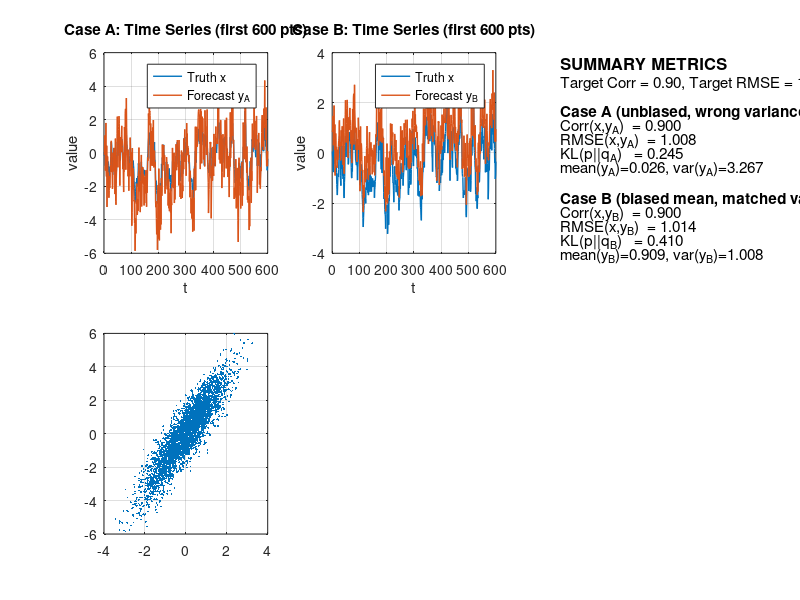

Reproduce this figure in MATLAB. (Note: this script raises an error after producing the figure.)
% Figure 2.3-style demo: RMSE and Corr can be similar while Relative Entropy differs
% This script creates two forecast cases with (nearly) identical RMSE and correlation
% against the same “truth”, but with very different *distributions* — evidenced by KL divergence.
%
% Case A: unbiased but *wrong variance* (too spread).
% Case B: *biased mean* but variance matched.
%
% References (Gaussian 1D KL):
%   D_KL(p||q) = 0.5 * ( ( (mu_p-mu_q)^2 / var_q ) + (var_p/var_q) - 1 - log(var_p/var_q) )

clear; close all; clc; rng(7);

%% 1) Generate a “truth” time series
N  = 4000;                  % sample length (large to stabilize statistics)
phi = 0.9;                  % AR(1) coefficient to introduce temporal structure
eta = randn(N,1);           % driving white noise
x   = zeros(N,1);           % truth
for k=2:N, x(k) = phi*x(k-1) + eta(k); end

% Standardize truth to mean 0, variance 1 (so "p = N(0,1)" in 1D)
x = (x - mean(x)) / std(x,1);  % population std (divide by N)

%% 2) Construct TWO forecasts with same target Corr and RMSE, but different (mu, var)
r0   = 0.90;              % target correlation Corr(x, y) ~ r0
R0   = 1.00;              % target RMSE ~ R0
e    = randn(N,1);        % independent noise ~ N(0,1)

% Helper: Given a and r0, choose b so that Corr(x, a*x + b*e + c) = r0 (independent x,e).
% Corr = a / sqrt(a^2 + b^2)  =>  b^2 = a^2 * (1 - r0^2)/r0^2 = a^2 * k
k    = (1 - r0^2)/(r0^2);

% ---------- Case A: unbiased (cA=0), pick 'aA' so that RMSE = R0 exactly ----------
% RMSE^2 = (a-1)^2 + b^2 + c^2 = (a-1)^2 + a^2*k + 0
% Solve (1+k)a^2 - 2a = R0^2 - 1  +  ???  (work directly): (a-1)^2 + k a^2 = R0^2
%   => a^2 - 2a + 1 + k a^2 = R0^2
%   => (1+k)a^2 - 2a + (1 - R0^2) = 0
Aq = (1+k); Bq = -2; Cq = (1 - R0^2);
aA = (2)/(1+k);  % positive root since Cq=0 when R0=1; reduces to aA = 2/(1+k)
bA = sqrt(aA^2 * k);
cA = 0;

yA = aA*x + bA*e + cA;

% ---------- Case B: biased (cB ~= 0), pick 'aB' arbitrarily then set bB by Corr and cB by RMSE ----------
aB = 0.90;                         % choose a smaller slope
bB = sqrt(aB^2 * k);               % enforce Corr = r0
% RMSE^2 = (a-1)^2 + b^2 + c^2  =>  c = +/- sqrt(R0^2 - (a-1)^2 - b^2)
RMSE2_needed = R0^2 - (aB-1)^2 - bB^2;
if RMSE2_needed <= 0
    error('Chosen (aB,bB) make target RMSE infeasible. Pick a different aB or r0/R0.');
end
cB = sqrt(RMSE2_needed);           % pick positive bias (you may flip sign to -cB)
yB = aB*x + bB*e + cB;

%% 3) Compute metrics (empirical)
RMSE  = @(u,v) sqrt(mean((u-v).^2));
Corr  = @(u,v) corr(u,v);  % Pearson

rmseA = RMSE(x,yA);
rmseB = RMSE(x,yB);
corrA = Corr(x,yA);
corrB = Corr(x,yB);

% 1D Gaussian KL (truth p=N(mu_p,var_p), forecast q=N(mu_q,var_q))
KL_1D = @(mu_p,var_p,mu_q,var_q) 0.5 * ( ((mu_p-mu_q).^2)./var_q + var_p./var_q - 1 - log(var_p./var_q) );

mu_x  = mean(x);    var_x = var(x,1);   % population variance
mu_A  = mean(yA);   var_A = var(yA,1);
mu_B  = mean(yB);   var_B = var(yB,1);

KL_A  = KL_1D(mu_x,var_x, mu_A,var_A);
KL_B  = KL_1D(mu_x,var_x, mu_B,var_B);

%% 4) Build the figure: time series, scatter, and histograms to visualize differences
T = 600;  % show first T points for time-series panels
edges = linspace(-6,6,60);

figure('Color','w','Position',[80 80 1200 800]);

% --- Panel (1,1): Time series (Case A)
subplot(2,3,1);
plot(1:T, x(1:T), 'LineWidth',1.0); hold on;
plot(1:T, yA(1:T), 'LineWidth',1.0);
grid on; box on;
title(sprintf('Case A: Time Series (first %d pts)', T));
legend('Truth x','Forecast y_A','Location','best');
xlabel('t'); ylabel('value');

% --- Panel (1,2): Time series (Case B)
subplot(2,3,2);
plot(1:T, x(1:T), 'LineWidth',1.0); hold on;
plot(1:T, yB(1:T), 'LineWidth',1.0);
grid on; box on;
title(sprintf('Case B: Time Series (first %d pts)', T));
legend('Truth x','Forecast y_B','Location','best');
xlabel('t'); ylabel('value');

% --- Panel (1,3): Summary metrics table-like text
subplot(2,3,3); axis off;
text(0.0,0.95,'SUMMARY METRICS','FontWeight','bold','FontSize',12);
text(0.0,0.85,sprintf('Target Corr = %.2f, Target RMSE = %.2f', r0, R0),'FontSize',11);

text(0.0,0.70,'Case A (unbiased, wrong variance):','FontWeight','bold','FontSize',11);
text(0.0,0.63,sprintf('Corr(x,y_A)  = %.3f', corrA),'FontSize',11);
text(0.0,0.56,sprintf('RMSE(x,y_A)  = %.3f', rmseA),'FontSize',11);
text(0.0,0.49,sprintf('KL(p||q_A)   = %.3f', KL_A),'FontSize',11);
text(0.0,0.42,sprintf('mean(y_A)=%.3f, var(y_A)=%.3f', mu_A, var_A),'FontSize',11);

text(0.0,0.27,'Case B (biased mean, matched variance):','FontWeight','bold','FontSize',11);
text(0.0,0.20,sprintf('Corr(x,y_B)  = %.3f', corrB),'FontSize',11);
text(0.0,0.13,sprintf('RMSE(x,y_B)  = %.3f', rmseB),'FontSize',11);
text(0.0,0.06,sprintf('KL(p||q_B)   = %.3f', KL_B),'FontSize',11);
text(0.0,-0.01,sprintf('mean(y_B)=%.3f, var(y_B)=%.3f', mu_B, var_B),'FontSize',11);

% --- Panel (2,1): Scatter (Case A)
subplot(2,3,4);
plot(x, yA, '.', 'MarkerSize',4); hold on; grid on; box on;
lsline; % least-squares line
title('Case A: Scatter (y_A vs x)');
xlabel('Truth x'); ylabel('Forecast y_A');
axis tight;

% --- Panel (2,2): Scatter (Case B)
subplot(2,3,5);
plot(x, yB, '.', 'MarkerSize',4); hold on; grid on; box on;
lsline;
title('Case B: Scatter (y_B vs x)');
xlabel('Truth x'); ylabel('Forecast y_B');
axis tight;

% --- Panel (2,3): Histograms / PDFs
subplot(2,3,6); hold on; grid on; box on;
% Empirical histograms (normalized)
histogram(x,   edges, 'Normalization','pdf', 'DisplayStyle','stairs', 'LineWidth',1.5);
histogram(yA,  edges, 'Normalization','pdf', 'DisplayStyle','stairs', 'LineWidth',1.5);
histogram(yB,  edges, 'Normalization','pdf', 'DisplayStyle','stairs', 'LineWidth',1.5);
% Overlay Gaussian fits for visual guidance
xx = linspace(min(edges), max(edges), 400);
plot(xx, normpdf(xx, mu_x, sqrt(var_x)),  'k-', 'LineWidth',1.2);   % truth N(0,1)
plot(xx, normpdf(xx, mu_A, sqrt(var_A)),  'r-', 'LineWidth',1.2);   % forecast A Gaussian
plot(xx, normpdf(xx, mu_B, sqrt(var_B)),  'b-', 'LineWidth',1.2);   % forecast B Gaussian
title('Empirical PDFs and Gaussian fits');
xlabel('value'); ylabel('pdf');
legend('x (hist)','y_A (hist)','y_B (hist)', ...
       'N(0,1)','N(\mu_A,\sigma_A^2)','N(\mu_B,\sigma_B^2)', ...
       'Location','best');

sgtitle({'RMSE and Corr can be similar,','but Relative Entropy (KL) reveals distributional differences'}, 'FontWeight','bold');

% --- Print final console summary
fprintf('--- Summary ---\n');
fprintf('Case A: corr=%.3f, rmse=%.3f, KL(p||q_A)=%.3f, mean=%.3f, var=%.3f\n', corrA, rmseA, KL_A, mu_A, var_A);
fprintf('Case B: corr=%.3f, rmse=%.3f, KL(p||q_B)=%.3f, mean=%.3f, var=%.3f\n', corrB, rmseB, KL_B, mu_B, var_B);
